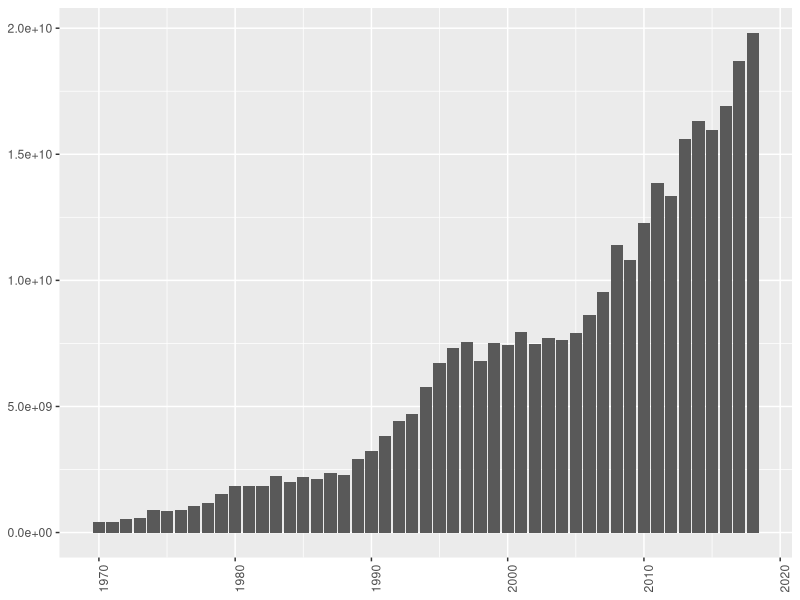
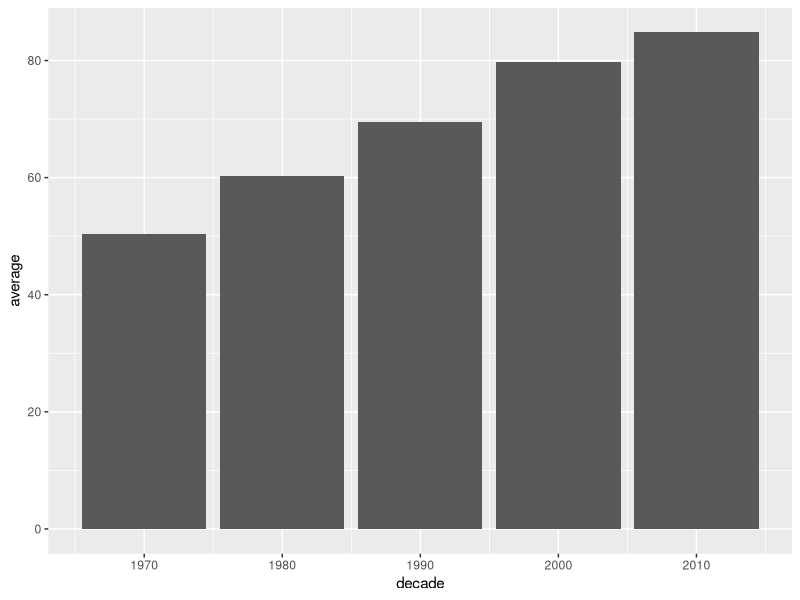
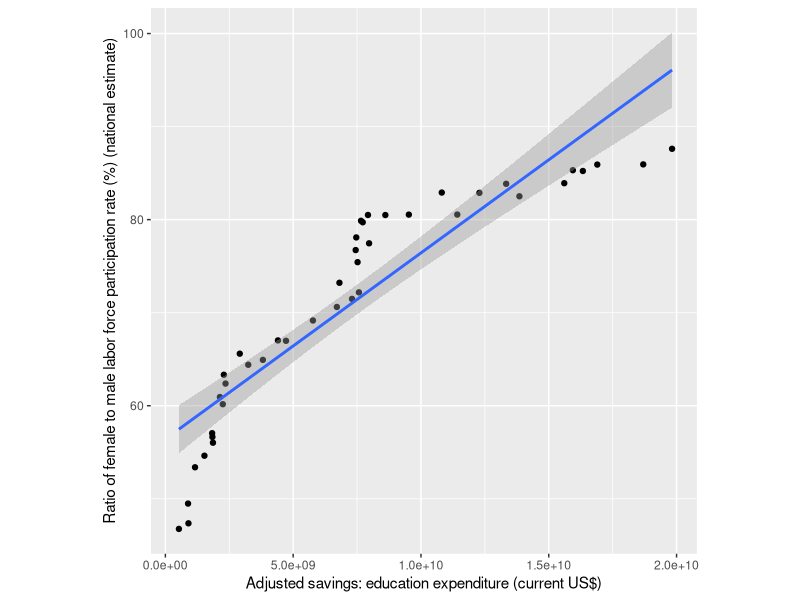

The R source for these figures, in order:
## ---- chunk 1
knitr::opts_chunk$set(echo = FALSE)
## ---- chunk 2
library(tidyverse)
library(kableExtra)
library(bookdown)
library(lubridate)
## ---- chunk 3
data = read.csv("data/wdi_data.csv")
data = data[1:35,]

names(data)[5:54] = c(1970:2019)
names(data)[3] = c("Series")

data_value = data %>%
  select('1970':'2019')

data_value = data.frame(lapply(data_value, as.character), stringsAsFactors =FALSE)
data_value = data.frame(lapply(data_value, as.numeric))

data = data.frame(Series = data$Series, data_value)
names(data)[2:51] = c(1970:2019)

data_long = data %>%
  pivot_longer(`1970`:`2019`, names_to = "Year") %>%
  mutate(Year = as.factor(Year))

#use data_long for analysis.
## ---- chunk 4
data_education <- data_long %>% 
  filter(Series %in% (c("Ratio of female to male labor force participation rate (%) (national estimate)",
                        "Adjusted savings: education expenditure (current US$)",
                        "Government expenditure on education, total (% of GDP)",
                        "Adjusted savings: education expenditure (% of GNI)")))

#adding decades information to the dataframe
data_education$Year <- as.character(data_education$Year)
data_education$Year <- as.numeric(data_education$Year)

data_education <- data_education %>% mutate(decade = floor(Year/10)*10)

data_education %>% filter(Series == "Adjusted savings: education expenditure (current US$)") %>%
  filter(Year != 2019) %>% 
  ggplot(aes(x = Year,
             y = value)) +
  geom_col() +
  theme(axis.text.x = element_text(angle = 90),
        axis.title = element_blank())
## ---- chunk 5

data_education %>% filter(Series == "Ratio of female to male labor force participation rate (%) (national estimate)") %>%
  group_by(decade) %>% 
  summarise(average = mean(value, na.rm = TRUE)) %>% 
  ggplot(aes(x = decade,
             y = average)) +
  geom_col()
## ---- chunk 6

data_education %>% filter(Series %in% (c("Adjusted savings: education expenditure (current US$)",
                                        "Ratio of female to male labor force participation rate (%) (national estimate)"))) %>%
  pivot_wider(names_from = Series,
              values_from = value) %>% 
  ggplot(aes(x = `Adjusted savings: education expenditure (current US$)`,
             y = `Ratio of female to male labor force participation rate (%) (national estimate)`,
             label = Year)) +
  geom_point() +
  geom_smooth(method = "lm") +
  theme(aspect.ratio = 1)
